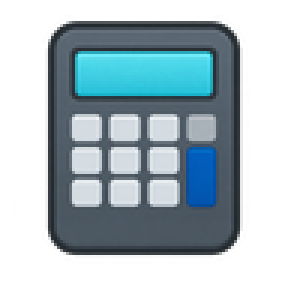
#> input picture installer/Official/Assets/PersistentCalculator-96.png, 96 x 96 px, given in place of calculator-icon-master.png, which was not available (shown 3 times larger)
$ python GeneratePersistentCalculatorIcons.py
#> lines starting #> are read from the running program, lines starting #| are printed output that depends on the picture; pictures that were not available may be replaced by others from this repository, and a replacement may not be noted
from pathlib import Path

from PIL import Image


ROOT = Path(__file__).resolve().parents[2]
OFFICIAL_ASSETS = ROOT / "installer" / "Official" / "Assets"
MASTER_PATH = OFFICIAL_ASSETS / "calculator-icon-master.png"
CALCULATOR_ASSETS = ROOT / "src" / "Calculator" / "Assets"

CALCULATOR_ASSET_PREFIXES = (
    "CalculatorAppList",
    "CalculatorLargeTile",
    "CalculatorMedTile",
    "CalculatorSmallTile",
    "CalculatorSplashScreen",
    "CalculatorStoreLogo",
    "CalculatorWideTile",
)


def prepare_master() -> Image.Image:
    image = Image.open(MASTER_PATH).convert("RGBA")
#> image is the input picture: PIL image 96x96 RGBA; mean R, G, B, A 48.8, 65.9, 73.1, 134.6
    alpha_box = image.getchannel("A").getbbox()
#> alpha_box = (4, 5, 83, 88)
    if alpha_box:
        image = image.crop(alpha_box)
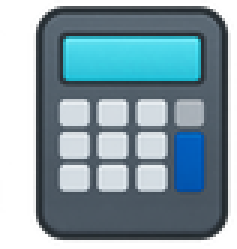
#> image: PIL image 79x83 RGBA (shown 3 times larger); mean R, G, B, A 68.5, 92.6, 102.8, 189.1; transparent parts drawn white
    return image


def render_icon(master: Image.Image, size: tuple[int, int], margin_ratio: float = 0.08) -> Image.Image:
#> called with size = (256, 256), margin_ratio = 0.04
    width, height = size
    canvas = Image.new("RGBA", size, (0, 0, 0, 0))
#> canvas: PIL image 256x256 RGBA; every value is 0
    available_width = max(1, int(width * (1.0 - margin_ratio * 2)))
    available_height = max(1, int(height * (1.0 - margin_ratio * 2)))
    ratio = min(available_width / master.width, available_height / master.height)
#> ratio = 2.83
    resized = master.resize(
        (max(1, round(master.width * ratio)), max(1, round(master.height * ratio))),
        Image.Resampling.LANCZOS,
    )
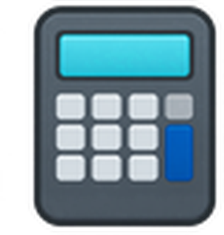
#> resized: PIL image 224x235 RGBA; mean R, G, B, A 68.6, 92.8, 103.3, 189.3; transparent parts drawn white
    x = (width - resized.width) // 2
#> x = 16
    y = (height - resized.height) // 2
#> y = 10
    canvas.alpha_composite(resized, (x, y))
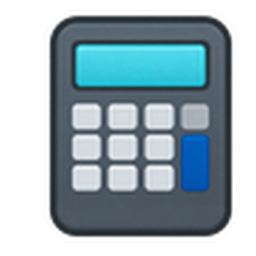
#> canvas: PIL image 256x256 RGBA; mean R, G, B, A 55.1, 74.6, 82.9, 152; transparent parts drawn white
    return canvas


def regenerate_packaged_assets(master: Image.Image) -> int:
    count = 0
    for path in sorted(CALCULATOR_ASSETS.glob("Calculator*.png")):
        if not path.name.startswith(CALCULATOR_ASSET_PREFIXES):
            continue
        with Image.open(path) as existing:
            size = existing.size
        rendered = render_icon(master, size)
        if size[0] * size[1] > 250_000:
            rendered = rendered.quantize(
                colors=128,
                method=Image.Quantize.FASTOCTREE,
                dither=Image.Dither.NONE,
            )
        rendered.save(path, format="PNG", optimize=True)
        count += 1
    return count


def create_windows_icon(master: Image.Image) -> None:
    icon_path = OFFICIAL_ASSETS / "PersistentCalculator.ico"
    square = render_icon(master, (256, 256), margin_ratio=0.04)
    square.save(
        icon_path,
        format="ICO",
        sizes=[(16, 16), (20, 20), (24, 24), (32, 32), (40, 40), (48, 48), (64, 64), (128, 128), (256, 256)],
    )
    render_icon(master, (96, 96), margin_ratio=0.04).save(
        OFFICIAL_ASSETS / "PersistentCalculator-96.png",
        format="PNG",
        optimize=True,
    )
#> call 2 of render_icon, with size = (96, 96), margin_ratio = 0.04
#> in render_icon (call 2), `canvas = Image.new("RGBA", size, (0, 0, 0, 0))`: canvas: PIL image 96x96 RGBA; every value is 0
#> in render_icon (call 2), `resized = master.resize( (max(1, round(master.width * ratio)), max(1, ..`:
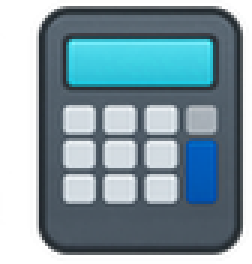
#> resized: PIL image 84x88 RGBA (shown 3 times larger); mean R, G, B, A 67.9, 92.1, 102.9, 189.3; transparent parts drawn white
#> in render_icon (call 2), `canvas.alpha_composite(resized, (x, y))`:
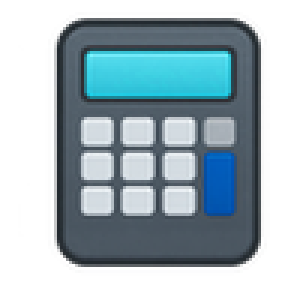
#> canvas: PIL image 96x96 RGBA (shown 3 times larger); mean R, G, B, A 54.5, 73.8, 82.5, 151.8; transparent parts drawn white


def main() -> None:
    master = prepare_master()
    create_windows_icon(master)
    count = regenerate_packaged_assets(master)
#> count = 0
    print(f"Generated the Windows ICO and refreshed {count} packaged calculator image assets.")
#| Generated the Windows ICO and refreshed 0 packaged calculator image assets.


if __name__ == "__main__":
    main()

$ run again, on src/Calculator/Assets/CalculatorAppList.scale-125_contrast-black.png
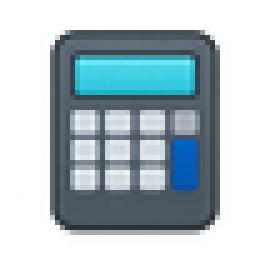
#> input picture src/Calculator/Assets/CalculatorAppList.scale-125_contrast-black.png, 55 x 55 px, given in place of calculator-icon-master.png, which was not available (shown 5 times larger)
#> in prepare_master, image is the input picture: PIL image 55x55 RGBA; mean R, G, B, A 41, 55.9, 62.1, 110.9
#> alpha_box = (4, 5, 46, 49)
#> image: PIL image 42x44 RGBA
#> in render_icon (call 2), `resized = master.resize( (max(1, round(master.width * ratio)), max(1, ..`:
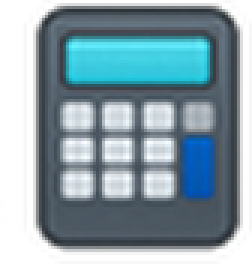
#> resized: PIL image 84x88 RGBA (shown 3 times larger); mean R, G, B, A 67.2, 90.7, 100.9, 182; transparent parts drawn white
#> resized: PIL image 44x46 RGBA
#> in render_icon (call 3), `canvas.alpha_composite(resized, (x, y))`:
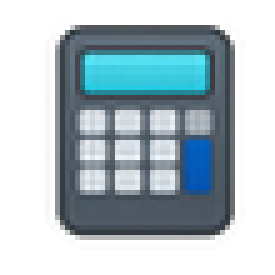
#> canvas: PIL image 55x55 RGBA (shown 5 times larger); mean R, G, B, A 45.1, 60.9, 67.6, 121.8; transparent parts drawn white
